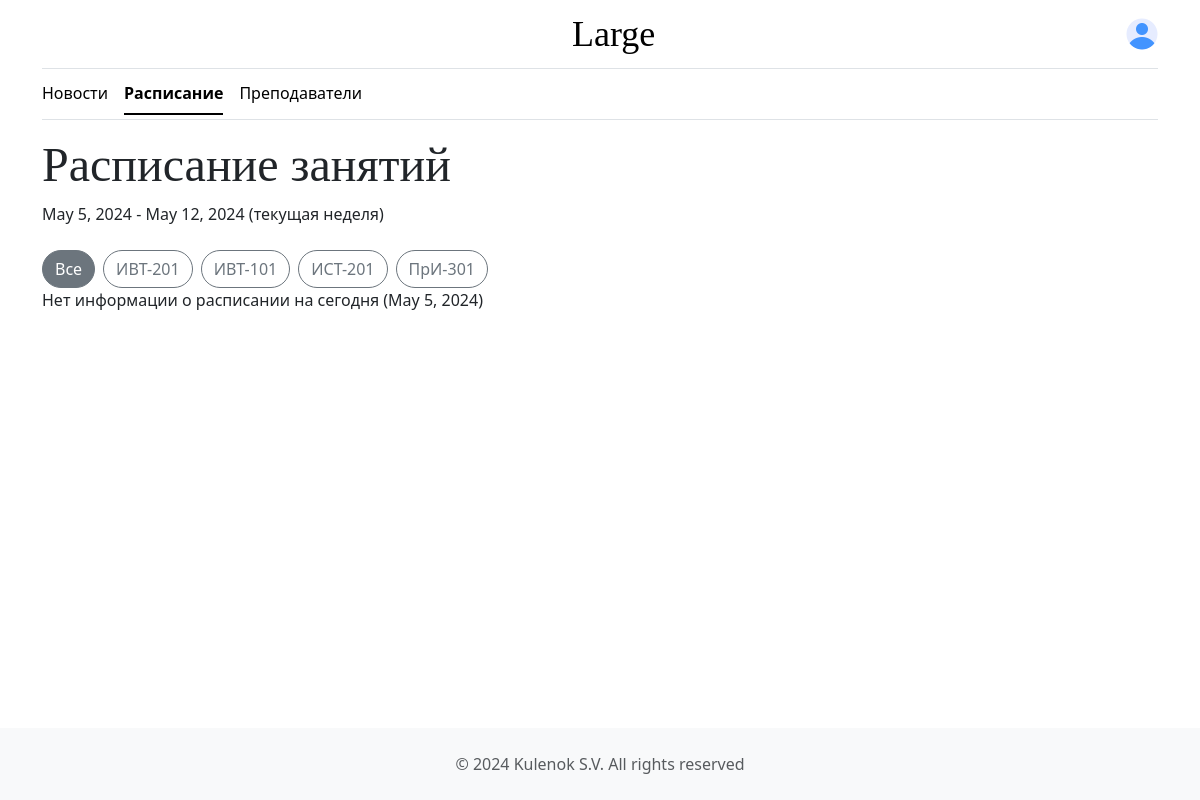
Page /schedule/ on the committed database.
### university/models.py (models this page shows, shortened)
class group_model(models.Model):
    name = models.CharField(max_length=50)
    institute = models.CharField(max_length=50)

### university/views.py (the view)
# urls.py: path("schedule/", views.schedule, name="schedule"),
def schedule(request):
    date_start = datetime.now()
    date_end = datetime.now() + timedelta(days=7)
    schedule_data = schedule_model.objects.filter(date__gte=date_start, date__lte=date_end).all()
    group_data = group_model.objects.all()
    filter_args = request.GET.get('filter')
    filters = [{'name': "Все", 'is_active': True if not filter_args or filter_args == 'Все' else False}]
    try:
        group_data.get(name=filter_args)
        schedule_data = schedule_data.filter(group__name=filter_args)
    except:
        filter_args = None
        filters[0]['is_active'] = True
    filters += [{'name': i.name, 'is_active': True if filter_args and filter_args == i.name else False}
                for i in group_data]
    context = {'title': 'Расписание',
               'data': schedule_data,
               'filters': filters,
               'date_start': date_start,
               'date_end': date_end, }
    return render(request, 'university/schedule.html', context)

### templates/university/schedule.html (shortened to what this page needs)
{% extends "university/base.html" %}
{% block body %}
<main class="container mb-4">
    <div class="col-md-12">
        <h2 class="display-5">Расписание занятий</h2>
        <p class="mb-4">{{date_start|date}} - {{date_end|date}} (текущая неделя)</p>
        <ul class="list-group list-group-horizontal position-relative overflow-auto mt-4 pb-4">
            {% for f in filters %}
            <li class="list-inline-item">
                <a class="btn btn-outline-secondary rounded-pill {% if f.is_active %}active{% endif %}"
                   href="{{url}}?filter={{f.name}}">{{f.name}}</a>
            </li>
            {% endfor %}
        </ul>
        {% if not data %}
        <span>Нет информации о расписании на сегодня ({{date_start|date}})</span>
        {% endif %}
    </div>
</main>
{% endblock %}

### static/university/css/style.css (style rules this page uses)
html, body { height: 100%; }
body { flex-direction: column; display: flex; }
h1, h2, h3, h4, h5, h6 { font-family: "Playfair Display", Georgia, "Times New Roman", serif; }

### rows in the picture
group_model: name "ИВТ-201"
group_model: name "ИВТ-101"
group_model: name "ИСТ-201"
group_model: name "ПрИ-301"

### other values in the picture
{{ f.name }} "Все"
